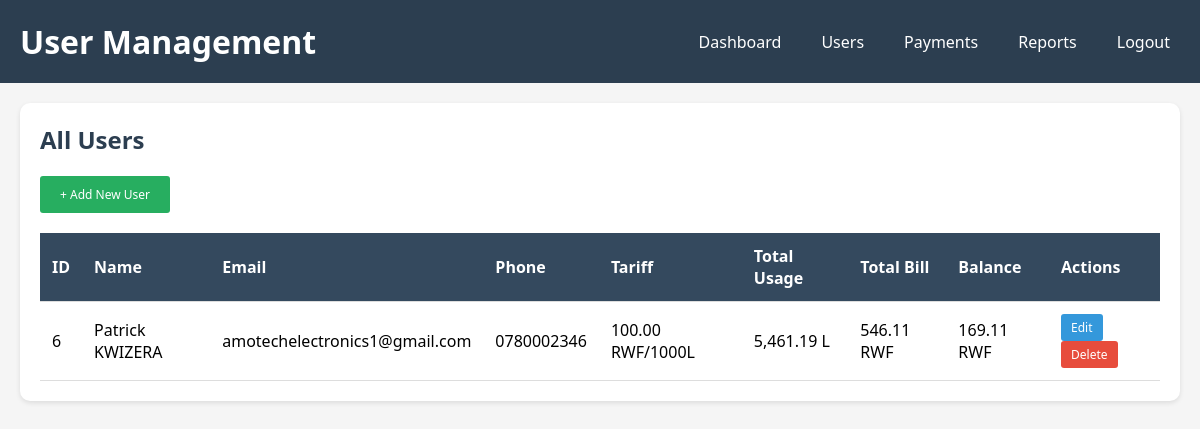
The page /admin/users.php (signed in) on the database its author committed.
### tables this page shows
CREATE TABLE `users` (
  `id` int(11) NOT NULL,
  `name` varchar(100) NOT NULL,
  `phone` varchar(20) NOT NULL,
  `email` varchar(100) NOT NULL,
  `password` varchar(255) NOT NULL,
  `role` enum('admin','client') DEFAULT 'client',
  `tariff` decimal(10,2) DEFAULT 100.00,
  `balance` decimal(10,2) DEFAULT 0.00,
  `reset_token` varchar(255) DEFAULT NULL,
  `reset_expires` datetime DEFAULT NULL,
  `created_at` timestamp NOT NULL DEFAULT current_timestamp(),
  `updated_at` timestamp NOT NULL DEFAULT current_timestamp() ON UPDATE current_timestamp()
);

### includes/functions.php (called while the page is built, shortened)
<?php
function formatCurrency($amount) {
    return number_format($amount, 2) . ' RWF';
}
function formatLiters($liters) {
    return number_format($liters, 2) . ' L';
}
?>

### admin/users.php (the view, shortened to what this page needs)
<?php
require_once '../includes/functions.php';
$conn = getDB();
$users = $conn->query("
    SELECT u.*,
           COALESCE(SUM(ud.liters), 0) as total_usage,
           COALESCE(SUM(ud.bill), 0) as total_bill
    FROM users u
    LEFT JOIN usage_data ud ON u.id = ud.user_id
    WHERE u.role = 'client'
    GROUP BY u.id
    ORDER BY u.created_at DESC
");
?>
<!DOCTYPE html>
<html lang="en">
<head>
</head>
<body>
    <div class="header">
        <h1>User Management</h1>
        <div class="nav-links">
            <a href="dashboard.php">Dashboard</a>
            <a href="users.php">Users</a>
            <a href="payments.php">Payments</a>
            <a href="reports.php">Reports</a>
            <a href="../logout.php">Logout</a>
        </div>
    </div>
    <div class="container">
        <div class="section">
            <h2>All Users</h2>
            <a href="add_user.php" class="btn add-btn">+ Add New User</a>
            <table>
                <thead>
                    <tr>
                        <th>ID</th>
                        <th>Name</th>
                        <th>Email</th>
                        <th>Phone</th>
                        <th>Tariff</th>
                        <th>Total Usage</th>
                        <th>Total Bill</th>
                        <th>Balance</th>
                        <th>Actions</th>
                    </tr>
                </thead>
                <tbody>
                    <?php while($user = $users->fetch_assoc()): ?>
                    <tr>
                        <td><?php echo $user['id']; ?></td>
                        <td><?php echo htmlspecialchars($user['name']); ?></td>
                        <td><?php echo htmlspecialchars($user['email']); ?></td>
                        <td><?php echo htmlspecialchars($user['phone']); ?></td>
                        <td><?php echo formatCurrency($user['tariff']); ?>/1000L</td>
                        <td><?php echo formatLiters($user['total_usage']); ?></td>
                        <td><?php echo formatCurrency($user['total_bill']); ?></td>
                        <td><?php echo formatCurrency($user['balance']); ?></td>
                        <td>
                            <a href="edit_user.php?id=<?php echo $user['id']; ?>" class="btn btn-small">Edit</a>
                            <a href="?delete=<?php echo $user['id']; ?>" class="btn" onclick="return confirm('Are you sure?')">Delete</a>
                        </td>
                    </tr>
                    <?php endwhile; ?>
                </tbody>
            </table>
        </div>
    </div>
</body>
</html>

### admin/users.php (style rules this page uses)
* { margin: 0; padding: 0; box-sizing: border-box; }
body { font-family: 'Segoe UI', Tahoma, Geneva, Verdana, sans-serif; background: #f5f5f5; }
.header { background: #2c3e50; color: white; padding: 20px; display: flex; justify-content: space-between; align-items: center; }
.container { padding: 20px; max-width: 1400px; margin: 0 auto; }
.section { background: white; padding: 20px; border-radius: 10px; box-shadow: 0 2px 5px rgba(0,0,0,0.1); }
h2 { margin-bottom: 20px; color: #2c3e50; }
table { width: 100%; border-collapse: collapse; }
th, td { padding: 12px; text-align: left; border-bottom: 1px solid #ddd; }
th { background: #34495e; color: white; }
.nav-links { display: flex; gap: 20px; }
.nav-links a { color: white; text-decoration: none; padding: 5px 10px; }
.btn { display: inline-block; padding: 5px 10px; background: #e74c3c; color: white; text-decoration: none; border-radius: 3px; font-size: 12px; }
.btn-small { background: #3498db; }
.add-btn { background: #27ae60; padding: 10px 20px; margin-bottom: 20px; display: inline-block; }

### rows shown on the page
users: id "6", name "Patrick KWIZERA", email "amotechelectronics1@gmail.com", phone "0780002346", tariff "100.00 RWF", total_usage "5,461.19 L", total_bill "546.11 RWF", balance "169.11 RWF"
